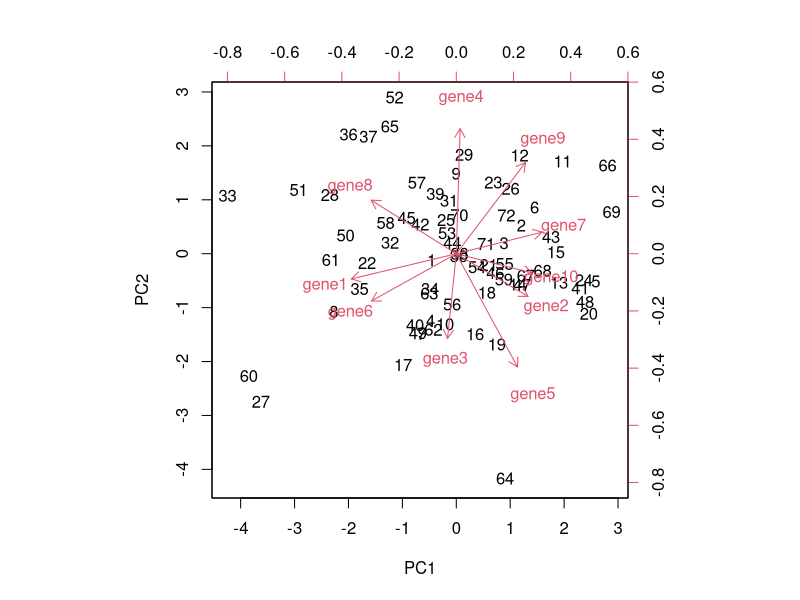
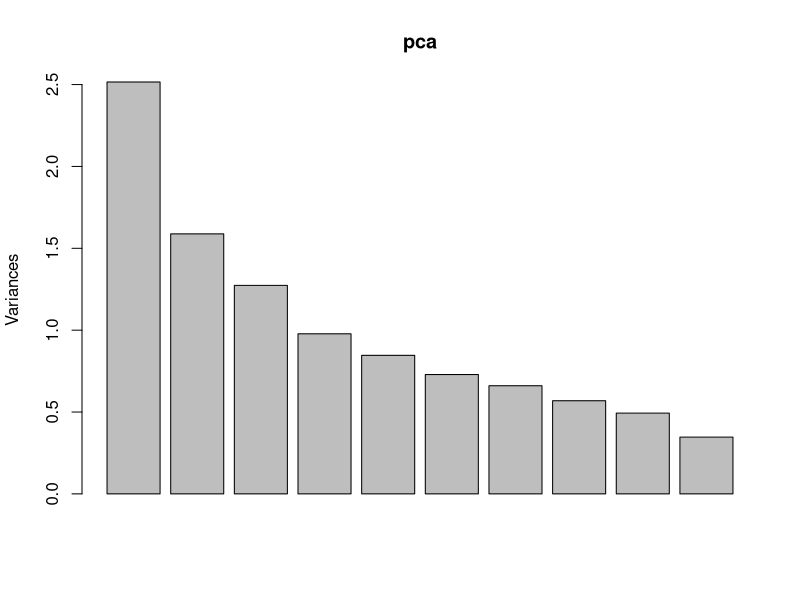
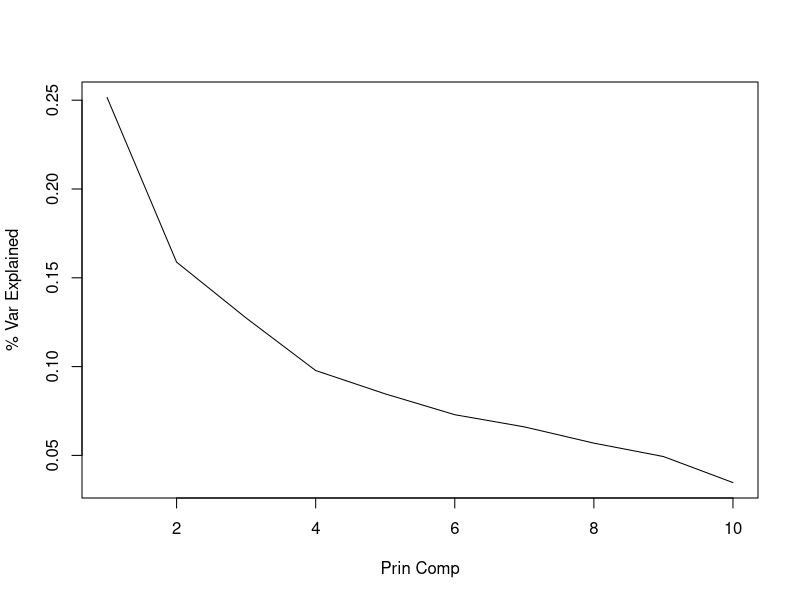
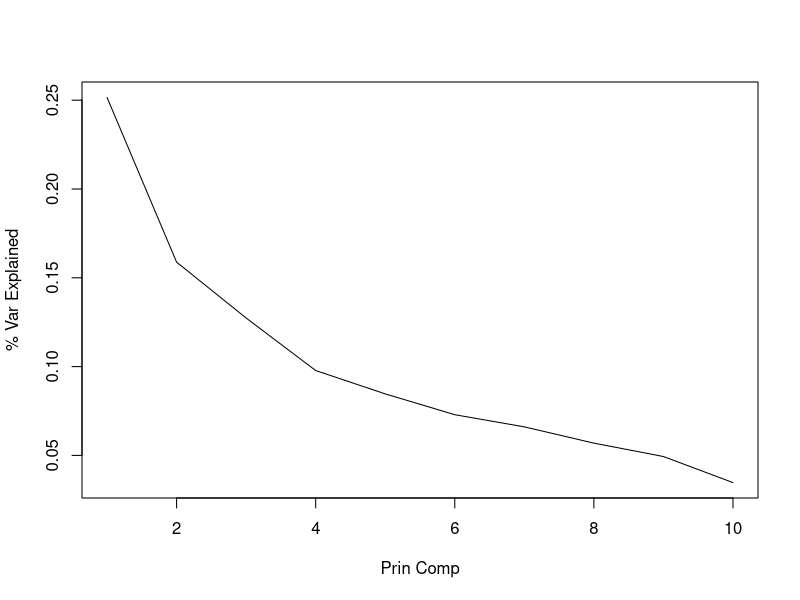
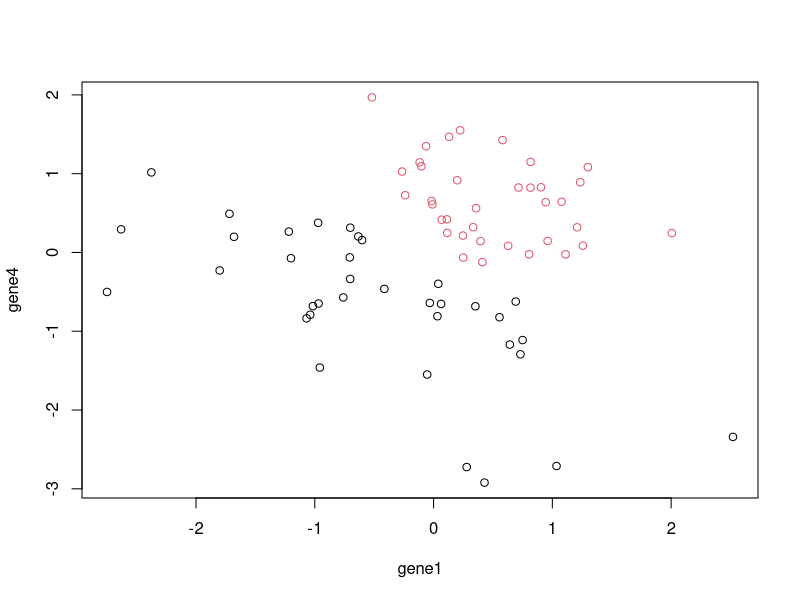
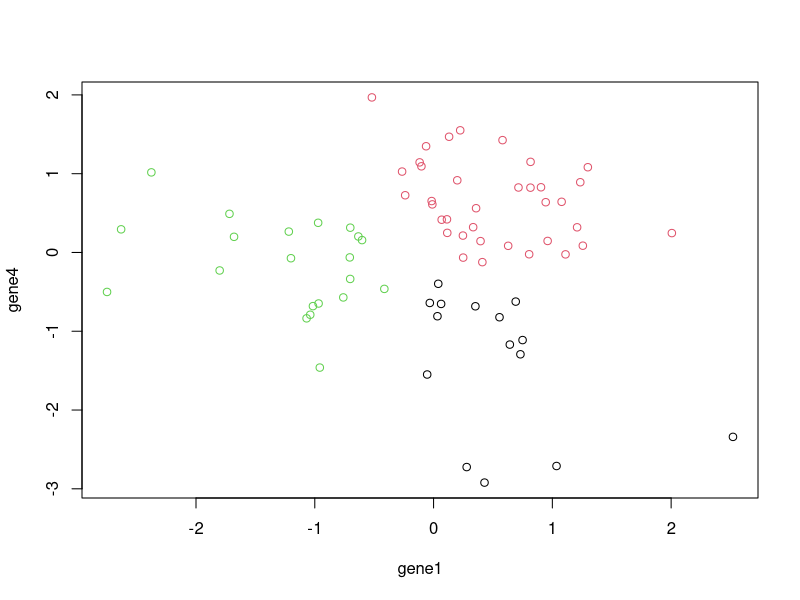
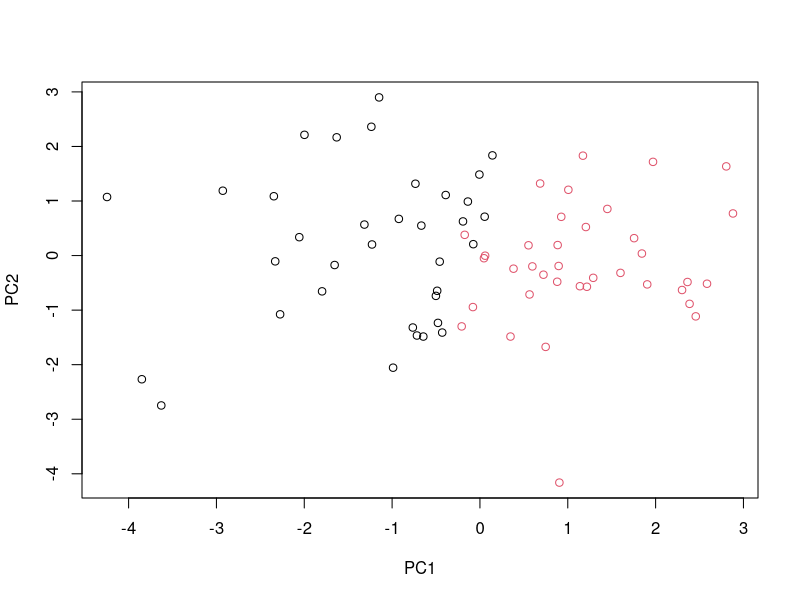
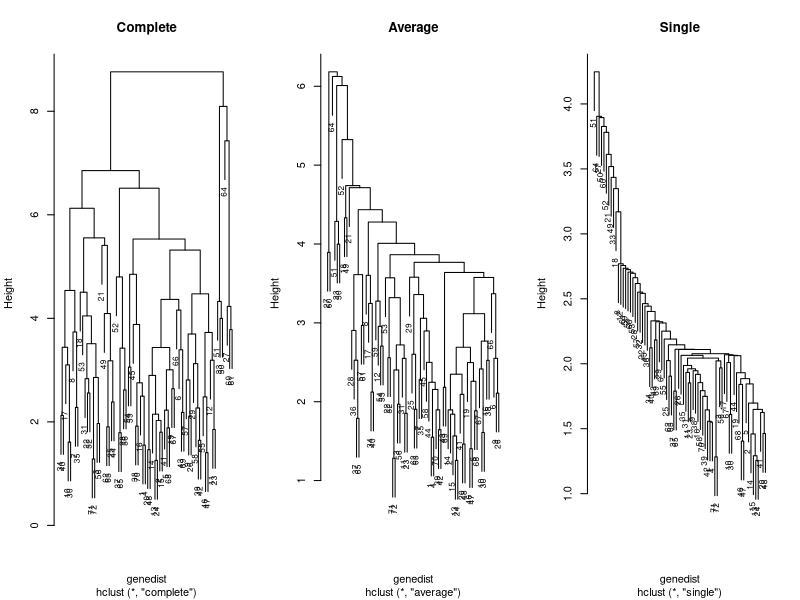

The R script that drew these images, in order:
# Chapter 12 Code

leuk <- read.csv(file = "Data/leukemia.csv", stringsAsFactors = TRUE)
genes <- leuk[, -11]

# PCA ----------------------------------------------------------------------------------

pca <- prcomp(genes) 

pca$rotation 		
pca$x				
pca$sdev^2			
sum(pca$sdev^2)		

summary(pca)		
summary(pca)[[6]][2, ]	
summary(pca)[[6]][3, ]	

biplot(pca, scale = 0)

plot(pca)
plot(1:10, pca$sdev^2/10, type = "l", xlab = "Prin Comp", ylab = "% Var Explained")
plot(1:10, summary(pca)[[6]][2,], type = "l", xlab = "Prin Comp", ylab = "% Var Explained")



# k-means -------------------------------------------------------------------------------

set.seed(245)

newgenes <- genes[, c(1, 4)]

km2 <- kmeans(newgenes, 2, nstart = 20)
km2$cluster
plot(newgenes, col = km2$cluster)

km3 <- kmeans(newgenes, 3, nstart = 20)
km3$cluster
plot(newgenes, col = km3$cluster)

kmfull <- kmeans(genes, 2, nstart = 20)

plot(pca$x[, 1], pca$x[, 2], col = kmfull$cluster, xlab = "PC1", ylab = "PC2")



# Hierachical clustering ----------------------------------------------------------------

genedist <- dist(genes)
hcComp <- hclust(genedist, method = "complete")
hcAvg <- hclust(genedist, method = "average")
hcSingle <- hclust(genedist, method = "single")

par(mfrow = c(1, 3))
plot(hcComp, main = "Complete", cex = 0.75)
plot(hcAvg, main = "Average", cex = 0.75)
plot(hcSingle, main = "Single", cex = 0.75)

?cutree
cutree(hcComp, k = 2)
cutree(hcComp, h = 8.25)

par(mfrow = c(1,1))
plot(hcComp, main = "Complete", cex = 0.75)
rect.hclust(hcComp, 2)

par(mfrow = c(1, 2))
newgenedist <- as.dist(1 - cor(t(genes)))
hcCorr <- hclust(newgenedist, method = "complete")
plot(hcCorr, cex = 0.5)

newgenedist2 <- as.dist(1 - cor(genes))
hcCorr2 <- hclust(newgenedist2, method = "complete")
plot(hcCorr2)
